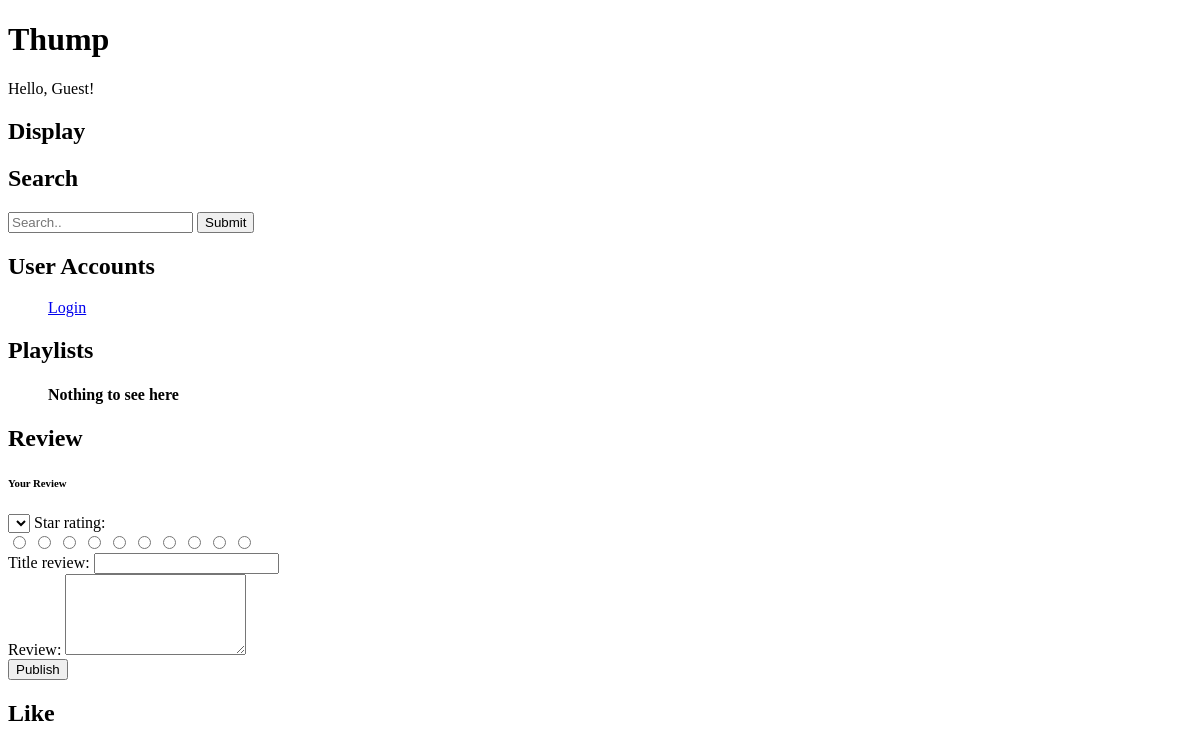
/, run on an earlier commit of the app's database.
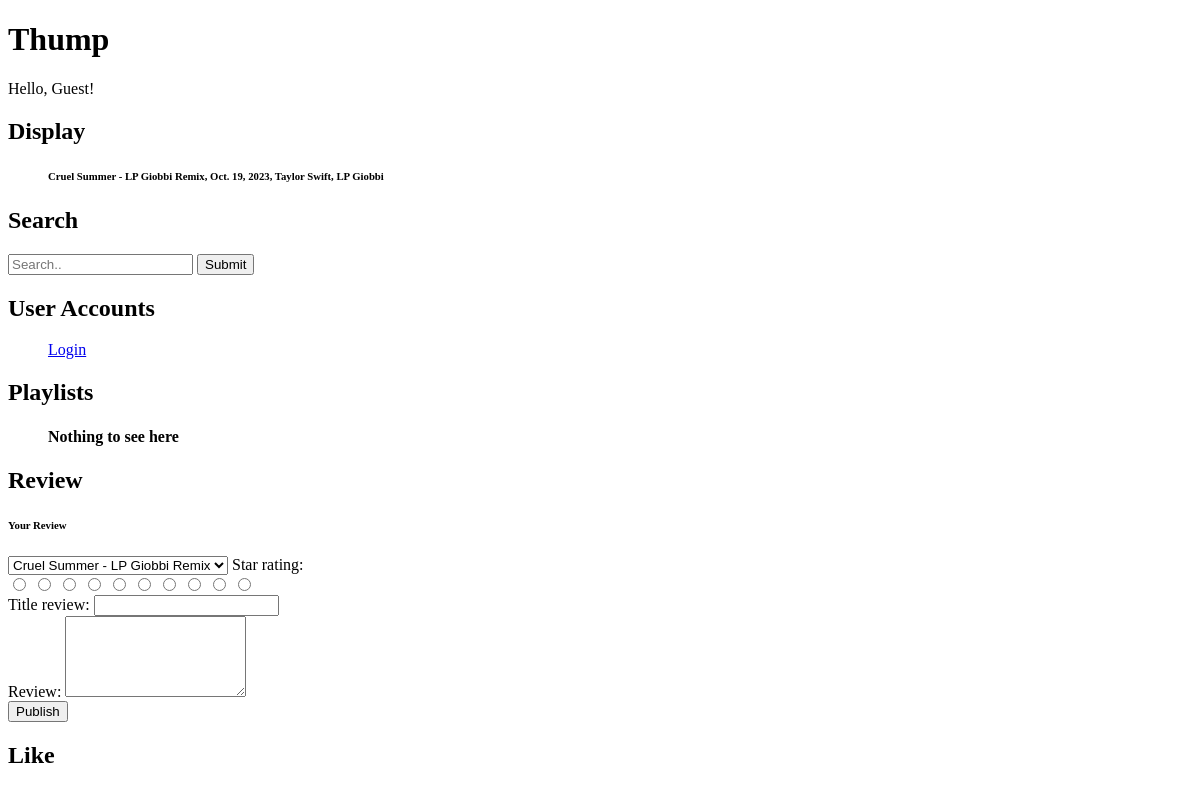
And on a later commit of the database.
### testApp/models.py (models this page shows, shortened)
class Songs(models.Model):
    title = models.CharField(max_length=200)
    artist = models.ManyToManyField(Artists)
    date = models.DateField(default=datetime.now)
    length = models.DurationField(default=timedelta)

class Artists(models.Model):
    name = models.CharField(max_length=100)
    def __str__(self):
        return '%s' % self.name

### testApp/views.py (the view)
# urls.py: path('', views.index, name='index'),
def index(request):
    songs = Songs.objects.all()
    artists = Artists.objects.all()
    albums = Albums.objects.all()
    playlists = Playlist.objects.all()
    reviews = Reviews.objects.all()
    return render(request, 'index.html', {'songs': songs, 'artists': artists, 'albums': albums, 'playlists': playlists, 'reviews': reviews})

### testApp/templates/index.html (shortened to what this page needs)
<!DOCTYPE html>
<html lang="">
<head>
</head>
<body>
    <h1>Thump</h1>
    {% block content %}
    Hello, {{ user.username|default:'Guest' }}!
    {% endblock %}
    <h2>Display</h2>
    <ul>
        {% for Songs in songs|slice:":5" %}
            <h6>{{ Songs.title }}, {{ Songs.date }}, {{ Songs.artist.all|join:", "  }}</h6>
        {% endfor %}
    </ul>
    <h2>Search</h2>
    <form method="post" action="/search_direct">
        <input type="text" placeholder="Search.." name="search">
        <button type="submit">Submit</button>
    </form>
    <h2>User Accounts</h2>
    <ul>
        {% if user.is_authenticated %}
            <a class="nav-link" href="/logout">Logout</a>
        {% else %}
            <a class="nav-link" href="/login">Login</a>
        {% endif %}
    </ul>
    <h2>Playlists</h2>
    <ul>
        {% if user.is_authenticated %}
            <form action="/playlist_display" method="get">
                <label for="filter">Choose Playlist:</label>
                <select name="filter" id="filter">
                    {% for Playlist in playlists %}
                        {% if Playlist.user == user %}
                            <option value={{Playlist.title}}>{{ Playlist.title }}</option>
                        {% endif %}
                    {% endfor %}
                </select>
                <input type="submit" value="Submit">
            </form>
            <form action="/create_play" method="post">
                {% csrf_token %}
                {{ create_play_form }}
                <label for="list_song">Create Playlist:</label>
                <br>
                Playlist Name:
                <input type = "text" class="form-control" name="title">
                <br>
                <select name="song" id="list_song" multiple>
                    {% for Songs in songs %}
                        <option value={{Songs.id}} name="song">{{ Songs.title }}</option>
                    {% endfor %}
                </select>
                <input type="submit" value="Create">
            </form>
        {% else %}
            <h4>Nothing to see here</h4>
        {% endif %}
    </ul>
    <h2>Review</h2>
        <form action="/publish_review" method="post">
            <div>
                <h6>Your Review</h6>
                <select name="song">
                    {% for Songs in songs %}
                        <option value={{Songs.id}} name="song">{{ Songs.title }}</option>
                    {% endfor %}
                </select>
                Star rating:
                <br>
                <div class="rate">
                    <input type="radio" id="star5" name="rating" value="5"> <label for="star5" title="5"></label>
                    <input type="radio" id="star4_5" name="rating" value="4.5"> <label for="star4_5" title="4.5" class="half"></label>
                    <input type="radio" id="star4" name="rating" value="4"> <label for="star4" title="4"></label>
                    <input type="radio" id="star3_5" name="rating" value="3.5"> <label for="star3_5" title="3.5" class="half"></label>
                    <input type="radio" id="star3" name="rating" value="3"> <label for="star3" title="3"></label>
                    <input type="radio" id="star2_5" name="rating" value="2.5"> <label for="star2_5" title="2.5" class="half"></label>
                    <input type="radio" id="star2" name="rating" value="2"> <label for="star2" title="2"></label>
                    <input type="radio" id="star1_5" name="rating" value="1.5"> <label for="star1_5" title="1.5" class="half"></label>
                    <input type="radio" id="star1" name="rating" value="1"> <label for="star1" title="1"></label>
                    <input type="radio" id="star0_5" name="rating" value="0.5"> <label for="star0_5" title="0.5" class="half"></label>
                </div>
                Title review:
                <input type = "text" class="form-control" name="title">
                <br>
                Review:
                <textarea name="review" rows="5" class="form-control"></textarea>
                <br>
                <input type = "submit" value="Publish">
                <br>
            </div>
        </form>
    <h2>Like</h2>
</body>
</html>

What changed in the data, as far as the page shows it:
added Songs: title "Cruel Summer - LP Giobbi Remix", date "Oct. 19, 2023", artist.all "Taylor Swift, LP Giobbi"
Also different on the page:
form field song: (not shown) → "Cruel Summer - LP Giobbi Remix"
